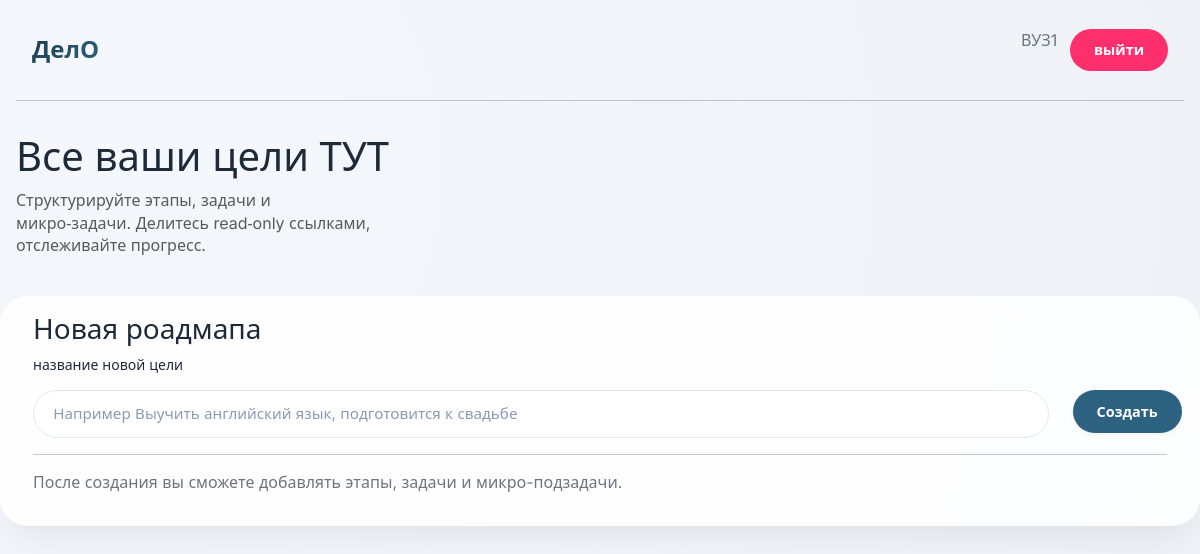
The app's page /home/ (signed in), older data.
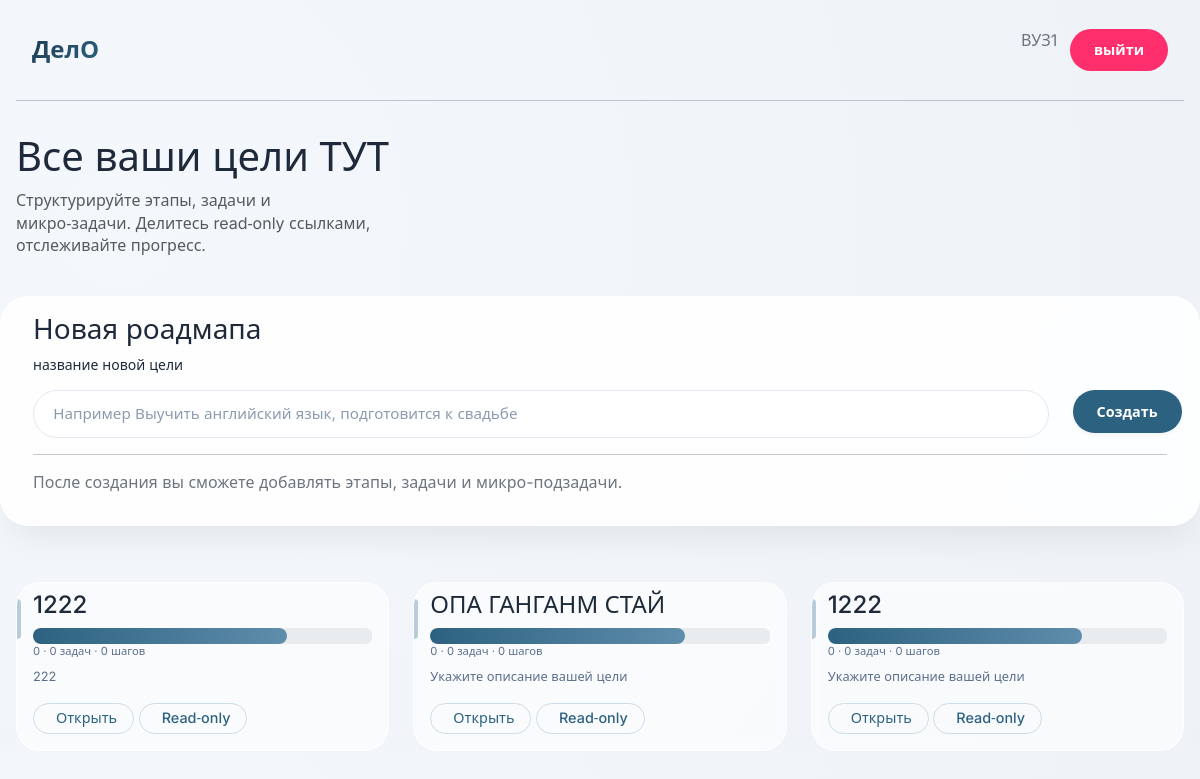
The same page, newer data.
### Delo_app/models.py (models this page shows, shortened)
class Roadmaps(models.Model):
    User = models.ForeignKey(settings.AUTH_USER_MODEL,
        on_delete=models.CASCADE)
    Title = models.CharField(max_length=35)
    Description = models.CharField(max_length=200, null=True)
    goald_date = models.DateField(null=True)
    Badge=models.CharField(null=True,max_length=310)
    class Meta:
        ordering =['User','-id']

### Delo_app/views.py (the view)
# urls.py: path("home/", views.homePage, name="homePage"),
@login_required
def homePage(request):
    if request.method == 'POST':
        form = NewRoadmap(request.POST)
        if form.is_valid():
            RoadmapTitle = form.cleaned_data['RoadmapTitle']
            user = request.user
            record = Roadmaps.objects.create(User=user, Title=RoadmapTitle)
            new_id = record.id
            return redirect(f'/roadmap/{new_id}/')
    else:
        form = NewRoadmap()
    username = request.user.username
    roadmaps = Roadmaps.objects.filter(User=request.user).annotate(
        stages_count=Count('stages', distinct=True),
        tasks_count=Count('stages__tasks', distinct=True),
        steps_count=Count('stages__tasks__steps', distinct=True)
    )
    context = {
        'username': username,
        'roadmaps': roadmaps,   # Используйте только эту переменную
        'form': form,
    }
    return render(request, "Delo_app/homePage.html", context)

### Delo_app/forms.py
class NewRoadmap(forms.Form):
    RoadmapTitle = forms.CharField(
        label="Например Выучить английский язык, подготовится к свадьбе",
        max_length=150,
        widget=forms.TextInput(attrs={
            'class': 'input-modern',
            'placeholder': "Например Выучить английский язык, подготовится к свадьбе"
        })
    )

### Delo_app/templates/Delo_app/homePage.html (shortened to what this page needs)
{% include "mainHead.html" %}
{% block content %}
<div class="container HelloText">
    <div class="row">
        <div class="col-4">
            <h1 class="h1">
                Все ваши цели ТУТ
            </h1>
            <p class="text-muted">
                Структурируйте этапы, задачи и микро‑задачи. Делитесь read‑only ссылками, отслеживайте прогресс.
            </p>
        </div>
    </div>
</div>
<div class="container glass-card">
    <div class="row">
        <div class="col-12">
            <div class="container">
                <div class="row">
                    <div class="col-3">
                        <h3>Новая роадмапа</h3>
                    </div>
                    <div class="row">
                        <div class="col-2">
                            <p class="small">название новой цели</p>
                        </div>
                    </div>
                        <form method="post" class="row">
                            <div class="col-11">
                                {{ form.RoadmapTitle }}
                        </div>
                        <div class="col-1">
                            <button type="submit" class="btn-primary">Создать</button>
                        </div>
                        </form>
                        <div class="col-12">
                            <hr>
                        </div>
            <div class="col-7">
                <p class="text-secondary"> После создания вы сможете добавлять этапы, задачи и микро-подзадачи.</p>
            </div>
                </div>
            </div>
        </div>
    </div>
</div>
    <div class="container UserRoadmapSet">
        <div class="row">
            {% for roadmap in roadmaps %}
            <div class="col-4 RoadmapCard">
                <div class=" container roadmap-card">
                    <div class="row">
                        <div class="col-12">
                            <h4>
                                {{roadmap.Title}}</h4>
                        </div>
                    </div>
                    <div class="row">
                        <div class="col-12">
                            <div class="progress">
  <div class="progress-fill progress-bar-striped progress-bar-animated" role="progressbar" aria-valuenow="75" aria-valuemin="0" aria-valuemax="100" style="width: 75%"></div>
</div>
<div class="col-12">
    <div style="font-size:0.7rem; color:#5b6e8c;">{{roadmap.stages_count}} · {{roadmap.tasks_count}} задач · {{roadmap.steps_count}} шагов</div>
</div>
<div class="description">
<div style="font-size:0.8rem; color:#5b6e8c; " >
    {%if roadmap.Description != None %}
        {{roadmap.Description}}
    {% elif roadmap.Description == None %}
        <p>Укажите описание вашей цели</p>
    {%endif%}
</div>
</div>
<a href="{% url 'Roadmap' index=roadmap.id %}"><button class="btn-outline BTNcard" style="padding:0.3rem 1rem;"> Открыть</button></a>
                        <button class="btn-outline BTNcard" style="padding:0.3rem 1rem;"> Read‑only</button>
                        </div>
                    </div>
                </div>
            </div>
{% endfor %}
        </div>
    </div>
{% endblock %}

Row changes from the older to the newer data that the page shows:
added Roadmaps: Title "1222", stages_count "0", tasks_count "0", steps_count "0", Description "222"
added Roadmaps: Title "ОПА ГАНГАНМ СТАЙ", stages_count "0", tasks_count "0", steps_count "0", shows "Укажите описание вашей цели"
added Roadmaps: Title "1222", stages_count "0", tasks_count "0", steps_count "0", shows "Укажите описание вашей цели"
